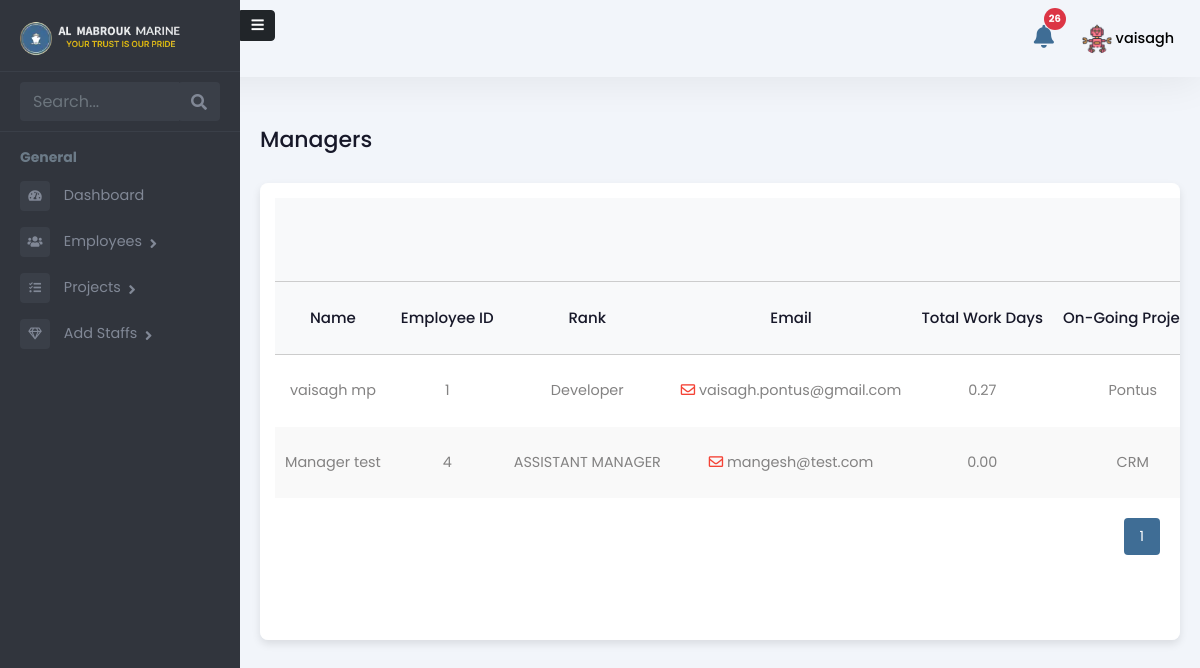
The page /admin-panel/managers/ (signed in) on the database as committed earlier.
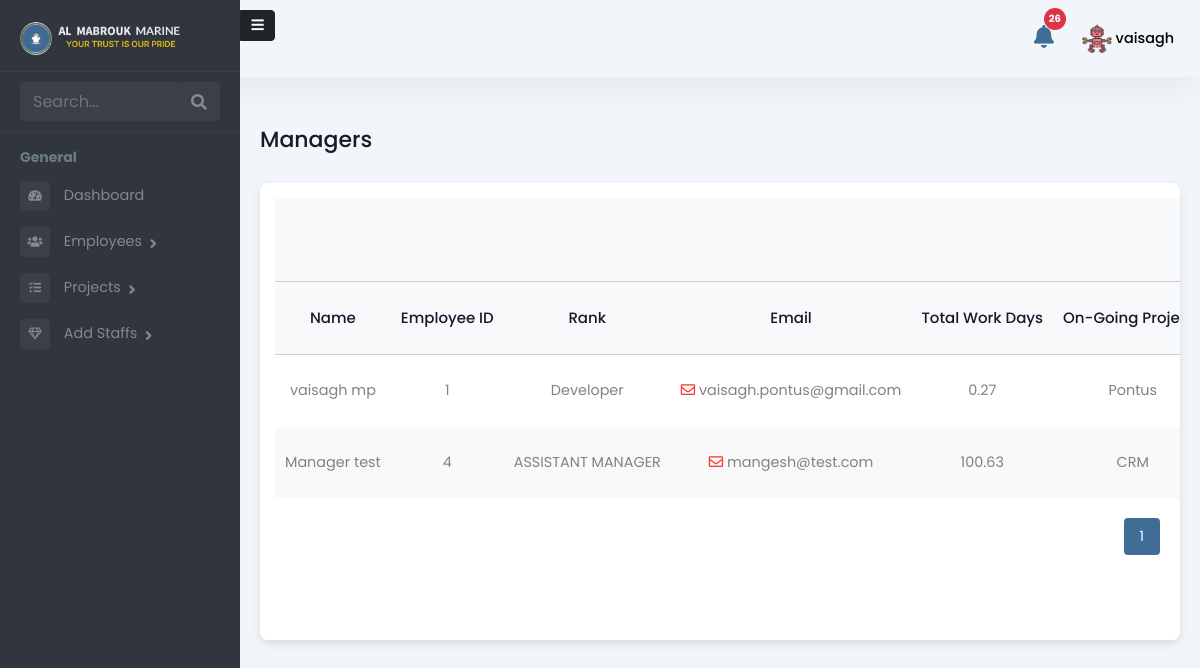
The same page on the database as committed later.
### Admin/models.py (models this page shows, shortened)
class Employee(models.Model):
    user = models.OneToOneField(User, on_delete=models.CASCADE, related_name='employee_profile')
    is_employee = models.BooleanField(default=False)
    is_manager = models.BooleanField(default=False)
    is_administration = models.BooleanField(default=False)
    is_hr = models.BooleanField(default=False)
    rank = models.CharField(max_length=255, blank=True, null=True)
    salary = models.DecimalField(max_digits=10, decimal_places=2, blank=True, null=True)
    work_days = models.DecimalField(max_digits=10, decimal_places=2, default=0, blank=True)
    holidays = models.IntegerField(null=True, blank=True)
    overseas_days = models.IntegerField(default=0)
    date_of_birth = models.DateField(null=True, blank=True)
    phone_number = models.CharField(max_length=15, blank=True, null=True)
    date_of_join = models.DateField(null=True, blank=True)
    address = models.TextField(blank=True, null=True)
    profile_picture = models.ImageField(upload_to="profile_pictures/", null=True, blank=True)

### Admin/views.py (the view)
# urls.py: path('managers/', manager_list, name='manager_list'),
@login_required
def manager_list(request):
    if not request.user.is_staff:
        return redirect('login')
    ongoing_project_assignments = Project.objects.filter(
        status='ONGOING'
    ).select_related('manager')
    managers = Employee.objects.filter(is_manager=True).select_related('user').prefetch_related(
        Prefetch(
            'managed_projects',  # Related name from the 'manager' ForeignKey in Project
            queryset=ongoing_project_assignments,
            to_attr='assigned_projects'  # Store prefetch results in 'assigned_projects'
        )
    )
    for manager in managers:
        print(f"Manager: {manager.user.get_full_name()}, Assigned Projects: {manager.assigned_projects}")
    paginator = Paginator(managers, 10)
    page_number = request.GET.get('page')
    page_obj = paginator.get_page(page_number)
    return render(request, 'Admin/manager_list.html', {'page_obj': page_obj})

### Admin/models.py (called while the page is built)
    def __str__(self):
        return self.name

### templates/Admin/manager_list.html (shortened to what this page needs)
{% extends 'Admin/adminbase.html' %}
{% load static %}
{% block content %}
<div class="emply-list-wraper">
    <div class="pg-title">
        <h1>Managers</h1>
    </div>
    <div class="widget-box table-wdgt">
        {% if page_obj %}
        <table id="employeeTable">
            <thead>
                <tr style="border-bottom: 1px solid #ccc">
                    <th></th>
                    <th></th>
                    <th></th>
                    <th></th>
                    <th></th>
                    <th></th>
                </tr>
            </thead>
            <thead>
                <tr style="border-bottom: 1px solid #ccc">
                    <th>Name</th>
                    <th>Employee ID</th>
                    <th>Rank</th>
                    <th>Email</th>
                    <th>Total Work Days</th>
                    <th>On-Going Projects</th>
                </tr>
            </thead>
            <tbody>
                {% for manager in page_obj %}
                <tr>
                    <td><a href="{% url 'manager_profile' manager.id %}">{{ manager.user.get_full_name }}</a></td>
                    <td>{{ manager.pk }}</td>
                    <td>{{ manager.rank }}</td>
                    <td>
                        <a href="mailto:{{ employee.user.email }}">
                            <i class="far fa-envelope"></i> {{ manager.user.email }}
                        </a>
                    </td>
                    <td>{{ manager.work_days }}</td>
                    <td>
                        {% if manager.assigned_projects %}
                            {% for project in manager.assigned_projects %}
                                <span>{{ project.name }}</span>
                            {% endfor %}
                        {% else %}
                            No projects assigned
                        {% endif %}
                    </td>
                </tr>
                {% empty %}
                <tr>
                    <td colspan="7">No employees found.</td>
                </tr>
                {% endfor %}
            </tbody>
        </table>
        <div class="pagination" id="pagination">
            {% for num in page_obj.paginator.page_range %}
            {% if page_obj.number == num %}
            <button class="active">{{ num }}</button>
            {% else %}
            <a href="?page={{ num }}">{{ num }}</a>
            {% endif %}
            {% endfor %}
        </div>
        {% else %}
        <p class="text-center">NO EMPLOYEES</p>
        {% endif %}
    </div>
</div>
{% endblock %}

Rows that differ between the two databases and show on the page:
changed Employee "ASSISTANT MANAGER": work_days "0.00" → "100.63"
